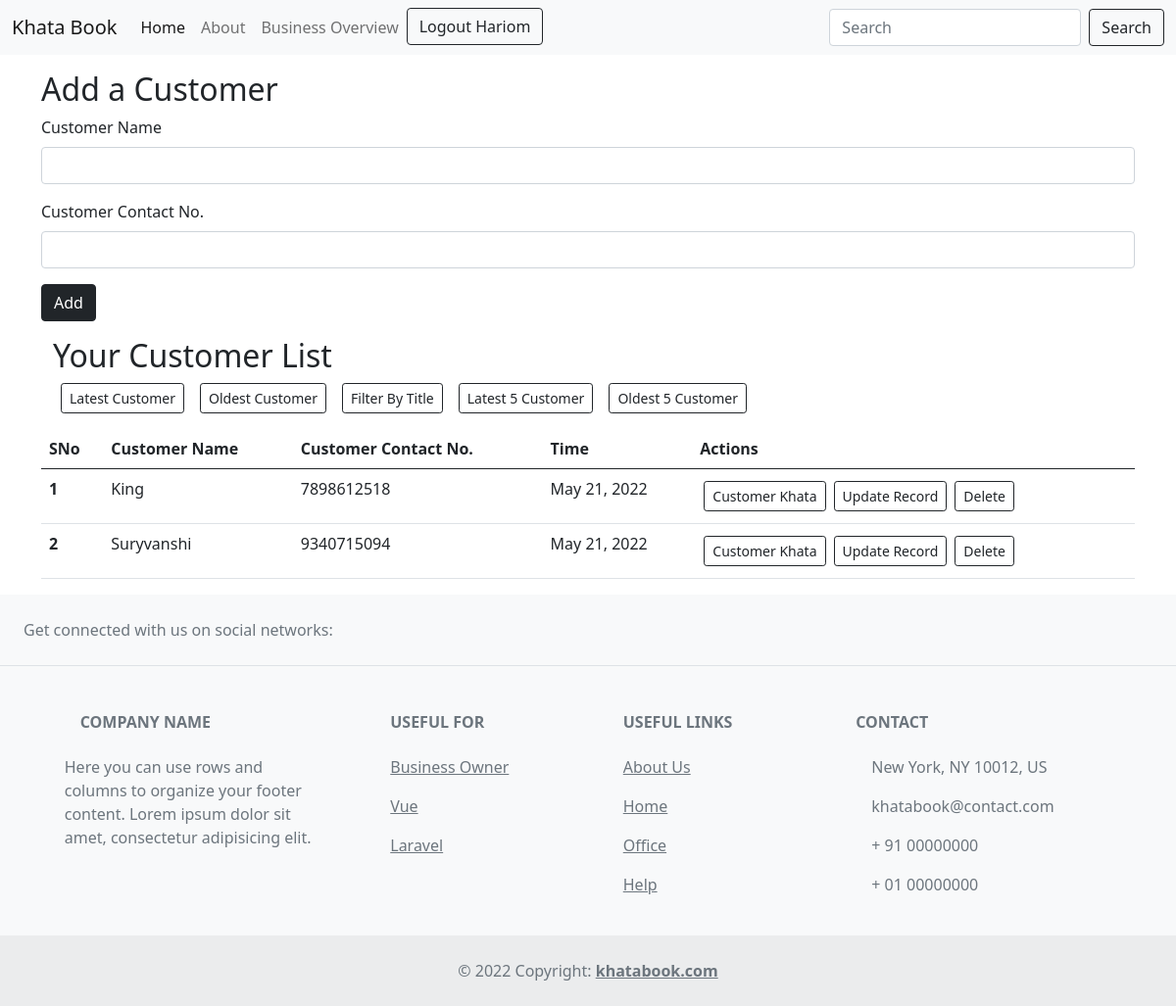
The app's page /home/ (signed in) with its own data.
### myapp/models.py (models this page shows, shortened)
class Todo(models.Model):
    title = models.CharField(max_length=20)
    desc = models.CharField(max_length=12)
    customer_of = models.ForeignKey(User,on_delete=models.CASCADE)
    date_created = models.DateField(auto_now_add=True)

### myapp/views.py (the view)
# urls.py: 2. Add a URL to urlpatterns:  path('', views.home, name='home')
def home(request):
    user_id =request.user.id
    if user_id==None:
        redirect('login')
    else:
        user = User.objects.get(id=user_id)
        all_customer = Todo.objects.filter(customer_of=user)
        return render(request=request,template_name='myapp/index.html',
                        context={'allTodo':all_customer,'id':user})
    return render(request=request, template_name='myapp/login.html')

### templates/myapp/index.html (shortened to what this page needs)
{% extends 'myapp/base.html' %}
{% block body %}
    <div class="container my-3">
        <h2>Add a Customer</h2>
        <form action="/add-customer/" method="POST">
            <div class="mb-3">
              <label for="title" class="form-label">Customer Name</label>
              <input type="text" class="form-control" name="name" id="title" aria-describedby="emailHelp">
            </div>
            <div class="mb-3">
              <label for="desc" class="form-label">Customer Contact No.</label>
              <input type="text" class="form-control" name="contact" id="desc">
            </div>
            <button type="submit" class="btn btn-dark">Add</button>
          </form>
    </div>
    <div class="container my-3">
      <div class="container my-3">
        <h2>Your Customer List</h2>
        <a href="/latest" type="button" class="btn btn-outline-dark btn-sm mx-2">Latest Customer</button>
        <a href="/oldest" type="button" class="btn btn-outline-dark btn-sm mx-2">Oldest Customer</button>
        <a href="/bytitle" type="button" class="btn btn-outline-dark btn-sm mx-2">Filter By Title</button>
        <a href="/latest/5" type="button" class="btn btn-outline-dark btn-sm mx-2">Latest 5 Customer</button>
        <a href="/oldest/5" type="button" class="btn btn-outline-dark btn-sm mx-2">Oldest 5 Customer</button>
      </div>
                {% if allTodo|length == 0 %}
                <div class="alert alert-dark" role="alert">
                    No customer found with this name!
                  </div>
                    {% else %}
                    <table class="table">
                        <thead>
                          <tr>
                            <th scope="col">SNo</th>
                            <th scope="col">Customer Name</th>
                            <th scope="col">Customer Contact No.</th>
                            <th scope="col">Time</th>
                            <th scope="col">Actions</th>
                          </tr>
                        </thead>
                        <tbody>
              {% for todo in allTodo %}
              <tr>
                <th scope="row">{{ forloop.counter }}</th>
                <td>{{todo.title }}</td>
                <td>{{todo.desc}}</td>
                <td>{{todo.date_created}}</td>
                <td>
                  <a href="/view/{{todo.id}}" type="button" class="btn btn-outline-dark btn-sm mx-1 my-1">Customer Khata</button>
                  <a href="/update/{{todo.id}}" type="button" class="btn btn-outline-dark btn-sm mx-1 my-1">Update Record</button>
                  <a href="/delete/{{todo.id}}" type="button" class="btn btn-outline-dark btn-sm mx-1 my-1">Delete</button>
                </td>
              </tr>
              {% endfor %}
            </tbody>
            </table>
              {% endif %}
    </div>
{% endblock body %}

### templates/myapp/base.html (shortened to what this page needs)
<!doctype html>
<html lang="en">
<head>
    <link href="https://cdn.jsdelivr.net/npm/bootstrap@5.0.0-beta2/dist/css/bootstrap.min.css" rel="stylesheet"
>
</head>
<body>
    <nav class="navbar navbar-expand-lg navbar-light bg-light sticky-top">
        <div class="container-fluid">
            <a class="navbar-brand" href="/home/">Khata Book</a>
            <div class="collapse navbar-collapse" id="navbarSupportedContent">
                <ul class="navbar-nav me-auto mb-2 mb-lg-0">
                    <li class="nav-item">
                        <a class="nav-link active" aria-current="page" href="/home/">Home</a>
                    </li>
                    <li class="nav-item">
                        <a class="nav-link" href="#">About</a>
                    </li>
                    <li class="nav-item">
                      <a class="nav-link" href="/business/overview">Business Overview</a>
                    </li>
                    <li class="nav-item">
                      <a class="btn btn-outline-dark" href="/logout/">Logout {{user.first_name}}</a>
                    </li>
                </ul>
                <form class="d-flex" action="/search/{{user.id}}/" method="POST">
                    <input class="form-control me-2" type="text" name="inputvalue" placeholder="Search" aria-label="Search">
                    <button class="btn btn-outline-dark" type="submit">Search</button>
                </form>
            </div>
        </div>
    </nav>
{% block body %}
{% endblock body %}
<footer class="text-center text-lg-start bg-light text-muted">
    <section
      class="d-flex justify-content-center justify-content-lg-between p-4 border-bottom"
    >
      <div class="me-5 d-none d-lg-block">
        <span>Get connected with us on social networks:</span>
      </div>
      <div>
      </div>
    </section>
    <section class="">
      <div class="container text-center text-md-start mt-5">
        <div class="row mt-3">
          <div class="col-md-3 col-lg-4 col-xl-3 mx-auto mb-4">
            <h6 class="text-uppercase fw-bold mb-4">
              Company name
            </h6>
            <p>
              Here you can use rows and columns to organize your footer content. Lorem ipsum
              dolor sit amet, consectetur adipisicing elit.
            </p>
          </div>
          <div class="col-md-2 col-lg-2 col-xl-2 mx-auto mb-4">
            <h6 class="text-uppercase fw-bold mb-4">
              Useful For
            </h6>
            <p>
              <a href="#!" class="text-reset">Business Owner</a>
            </p>
            <p>
              <a href="#!" class="text-reset">Vue</a>
            </p>
            <p>
              <a href="#!" class="text-reset">Laravel</a>
            </p>
          </div>
          <div class="col-md-3 col-lg-2 col-xl-2 mx-auto mb-4">
            <h6 class="text-uppercase fw-bold mb-4">
              Useful links
            </h6>
            <p>
              <a href="#!" class="text-reset">About Us</a>
            </p>
            <p>
              <a href="#!" class="text-reset">Home</a>
            </p>
            <p>
              <a href="#!" class="text-reset">Office</a>
            </p>
            <p>
              <a href="#!" class="text-reset">Help</a>
            </p>
          </div>
          <div class="col-md-4 col-lg-3 col-xl-3 mx-auto mb-md-0 mb-4">
            <h6 class="text-uppercase fw-bold mb-4">
              Contact
            </h6>
            <p> New York, NY 10012, US</p>
            <p>
              khatabook@contact.com
            </p>
            <p> + 91 00000000</p>
            <p> + 01 00000000</p>
          </div>
        </div>
      </div>
    </section>
    <div class="text-center p-4" style="background-color: rgba(0, 0, 0, 0.05);">
      © 2022 Copyright:
      <a class="text-reset fw-bold" href="https://khatabook.com/">khatabook.com</a>
    </div>
  </footer>
</body>
</html>

### records on screen
Todo: title "King", desc "7898612518", date_created "May 21, 2022"
Todo: title "Suryvanshi", desc "9340715094", date_created "May 21, 2022"

### other values on screen
{{ user.first_name }} "Hariom"
